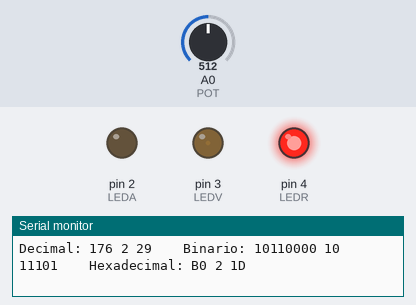
This sketch was run on a simulated Arduino Uno, built with avr-gcc and run on an emulated ATmega328P. Shown: output pins drawn as LEDs (lit = HIGH), the last lines printed to the serial monitor. The test bench sets the inputs (shaded band); at power-on: A0 (POT) = 512.

Above: at 1.2 s.
1.3 s: A0 (POT) set to 390
At 2.2 s:
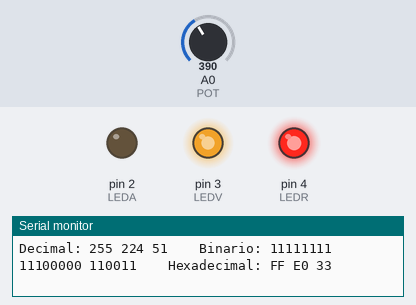
2.8 s: A0 (POT) set to 306
At 4.0 s:
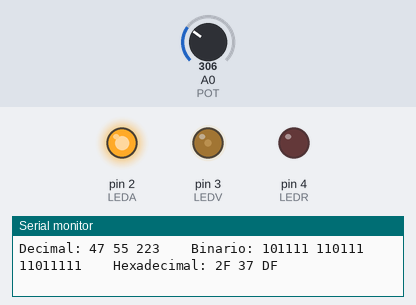
4.3 s: A0 (POT) set to 122
At 5.2 s:
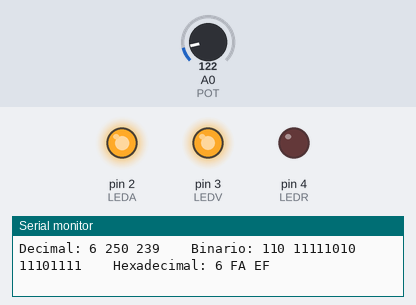
5.8 s: A0 (POT) set to 716
At 7.0 s:
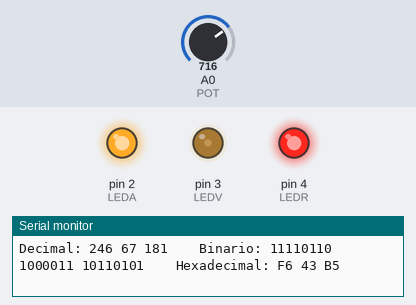
7.3 s: A0 (POT) set to 900
At 7.8 s:
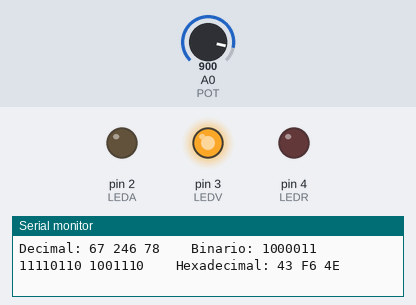
Timing chart, 0 to 9.8 s (numbered marks = the images above; inputs shaded):
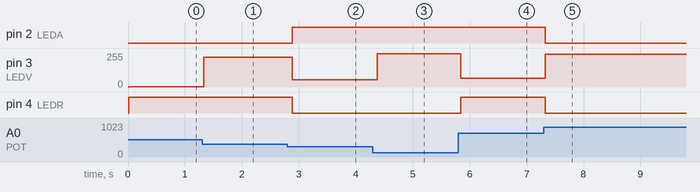

Measured:
- after the input at 1.3 s, pin 3 (LEDV): 2/255 → 224/255 at once
- after the input at 2.8 s, pin 2 (LEDA): LOW → HIGH after 0.08 s; pin 3 (LEDV): 224/255 → 55/255 after 0.08 s; pin 4 (LEDR): HIGH → LOW after 0.08 s
- after the input at 4.3 s, pin 3 (LEDV): 55/255 → 250/255 after 0.08 s
- after the input at 5.8 s, pin 3 (LEDV): 250/255 → 67/255 at once; pin 4 (LEDR): LOW → HIGH at once
- after the input at 7.3 s, pin 2 (LEDA), pin 4 (LEDR): HIGH → LOW at once; pin 3 (LEDV): 67/255 → 246/255 at once

The sketch:

potenci_metroRGB.ino
```cpp
/*
* En esta practica teniamos que realizar la montage y
* programación de un led RGB controlado por un potenciometro
* en ella debiamos utilizar el comando (map) y (constrain) para
* adaptar las señales analogicas de entrada a las salidas;
* Tambien teniamos que dividir el recorrido del potenciometro
* 6 niveles cada uno con un color que se muestra por el monitor
* serie de forma Decima, Binaria y Hexadecimal.
*
* Rey Mirón Brais
* 21 / 04 / 2025
*/
// definición de entradas y salidas
#define LEDR 4
#define LEDV 3
#define LEDA 2
#define POT A0
//#define ANODO_C  //este define se puede comentar segun si tenemos un led en anodo comun o en catodo comun permitienod estos dos tipos

int tiempo = 10; // tiempo de ciclos
int lectura1 = 0; // lectura = valor del potenciometro (0-1023)
int nivel = 0; // valor entero para definir 6 niveles de color
int lectura2 = 0; // lectura = valor del potenciometro limitada (0-1023) (0-1000)
int valor = 0; // Valor entero mapeado del potenciometro a un valor manejable

void setup(){
  Serial.begin(9600); // activar monitor serie
}

void loop(){
  lectura1 = analogRead(POT); // lectura del potecciometro
  lectura2 = constrain(lectura1, 0, 1000); // limitación de los valores de entrada de (0-1000) mediante comando (constrain)
  valor = map(lectura2, 0, 1000, 0, 600); // comando (map) para reducir el tamaño del rango de valores (0-1023) (0-600)
  if(valor <= 100){                       // condiciones de niveles 0,1,2,3,4,5 utilizando concatenación if-else
    nivel = 0;
    delay (tiempo);
  }
  else if(valor <= 200){
    nivel = 1;
    delay (tiempo);
  }
       else if(valor <= 300){
         nivel = 2;
         delay (tiempo);
       }
            else if(valor <= 400){
              nivel = 3;
              delay (tiempo);
            }
                 else if(valor <= 500){
                   nivel = 4;
                   delay (tiempo);
                 }
                      else if(valor <= 600){
                        nivel = 5;
                        delay (tiempo);
                      }
  if(nivel == 0){ // condiciones de cada nivel y su activacion de (Color)
    Color(6, 250, 239);
    delay (tiempo);
  }
  if(nivel == 1){
    Color(47, 55, 223);
    delay (tiempo);
  }
  if(nivel == 2){
    Color(255, 224, 51);
    delay (tiempo);
  }
  if(nivel == 3){
    Color(176, 2, 29);
    delay (tiempo);
  }
  if(nivel == 4){
    Color(246, 67, 181);
    delay (tiempo);
  }
  if(nivel == 5){
    Color(67, 246, 78);
    delay (tiempo);
  }
}

void Color( int rojo, int verde, int azul){ // Funcion Void Color donde se declaran los valores enteros (rojo / verde / azul)
                        // esta condicion funciona igual que las demas if pero esta depende de si eta definid0 (ANODO_C)
  #ifdef ANODO_C
    rojo = 255 - rojo;
    verde = 255 - verde;
    azul = 255 - azul;
  #endif
  analogWrite(LEDR, rojo); // asociación de valores enteros a cada led (LEDR / LEDV / LEDA)
  analogWrite(LEDV, verde);
  analogWrite(LEDA, azul); // mostar valores de (rojo / verde / azul) de forma DECIMAL , BINARIA , HEXADECIMAL
  Serial.print("Decimal: "); Serial.print(rojo, DEC); Serial.print(" "); Serial.print(verde, DEC); Serial.print(" "); Serial.print(azul, DEC);
  Serial.print("    "); // añadir espacio de separación
  Serial.print("Binario: "); Serial.print(rojo, BIN); Serial.print(" "); Serial.print(verde, BIN); Serial.print(" "); Serial.print(azul, BIN);
  Serial.print("    "); // añadir espacio de separación
  Serial.print("Hexadecimal: "); Serial.print(rojo, HEX); Serial.print(" "); Serial.print(verde, HEX); Serial.print(" "); Serial.println(azul, HEX);
}
```
